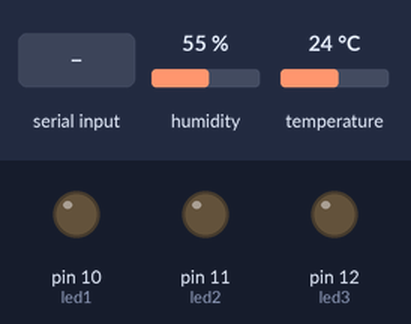
The sketch below on a simulated Arduino Uno, built with avr-gcc and run on an emulated ATmega328P. Parts: output pins drawn as LEDs (lit = HIGH). The test bench sets the inputs (shaded band); at power-on: humidity 55 %, temperature 24 °C. What the sketch prints to the serial monitor is not drawn.

Above: at 1.2 s.
1.3 s: "1" received over Serial
At 2.5 s:
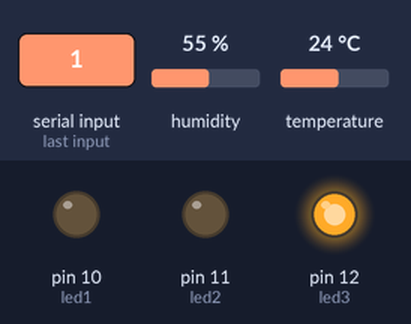
2.8 s: byte 25 (25) received over Serial
At 4.0 s:
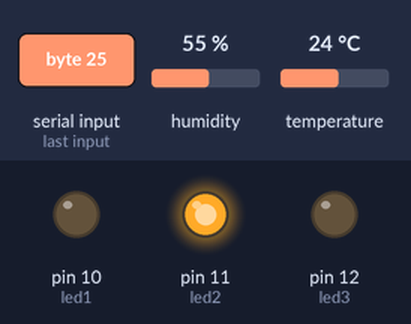
4.3 s: "0" received over Serial
At 5.0 s:
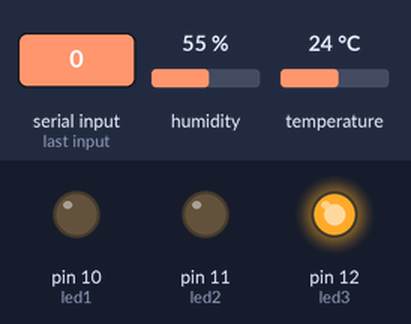
Timing chart, 0 to 7.3 s (numbered marks = the images above; inputs shaded):
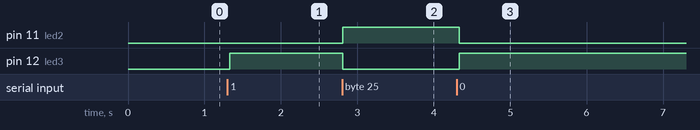

Measured:
- after the input at 1.3 s, pin 12 (led3): LOW → HIGH at once
- after the input at 2.8 s, pin 11 (led2): LOW → HIGH at once; pin 12 (led3): HIGH → LOW at once
- after the input at 4.3 s, pin 11 (led2): HIGH → LOW at once; pin 12 (led3): LOW → HIGH at once

The sketch:

ej2.ino
```cpp
#include <DHT.h>
#include <DHT_U.h>

int led1= 10;
int led2= 11;
int led3= 12;
int SENSOR = 2;
int incomingByte;
int TEMPERATURA;
int HUMEDAD;
String cmd;
DHT dht (SENSOR, DHT11);

void setup(){
    pinMode(10, OUTPUT);
  pinMode(11, OUTPUT);
  pinMode(12, OUTPUT);
  Serial.begin(9600);
  dht.begin();
  }

void loop(){
  TEMPERATURA = dht.readTemperature();
  HUMEDAD = dht.readHumidity();

  Serial.println(TEMPERATURA);


  delay(50);
  if (Serial.available()>0){
    incomingByte = Serial.read();
    if (incomingByte < 25){
      digitalWrite(led1, HIGH);
      digitalWrite(led2, LOW);
      digitalWrite(led3, LOW);
      } if (incomingByte > 25){
          digitalWrite(led3, HIGH);
          digitalWrite(led2, LOW);
          digitalWrite(led1, LOW);
        }  if(incomingByte == 25) {
            digitalWrite(led2, HIGH);
            digitalWrite(led1, LOW);
            digitalWrite(led3, LOW);
          }
    }

  }
```
